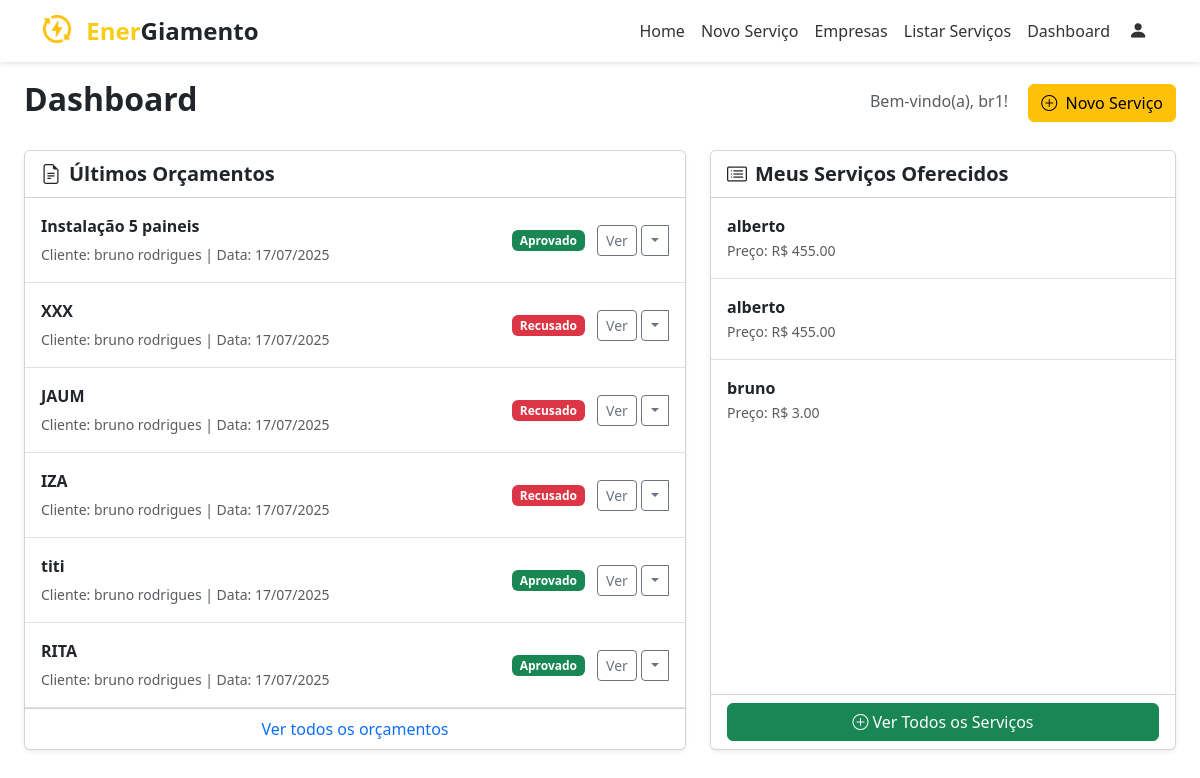
The app's page /dashboard_forn (signed in) with its own data.
### app/models.py (models this page shows)
class Fornecedor(db.Model):
    idfornecedor = db.Column(db.Integer, primary_key=True)
    nome = db.Column(db.String(100))
    cnpj = db.Column(db.String(18))
    contato_idcontato = db.Column(db.Integer, db.ForeignKey('contato.idcontato'))
    cadastro_idcadastro = db.Column(db.Integer, db.ForeignKey('cadastro.idcadastro'))
    endereco_idendereco = db.Column(db.Integer, db.ForeignKey('endereco.idendereco'))
    endereco = db.relationship('Endereco', back_populates='fornecedores')
    atualizacao_servico = db.Column(db.Date)
    contato = db.relationship('Contato')
    servicos = db.relationship(
        'Servico',
        secondary='servico_has_fornecedor',
        back_populates='fornecedores'
    )
    orcamentos = db.relationship(
        'Orcamento',
        secondary='orcamento_has_fornecedor',
        back_populates='fornecedores'
    )

class Orcamento(db.Model):
    idproposta = db.Column(db.Integer, primary_key=True)
    descricao = db.Column(db.Text)
    area_placas = db.Column(db.Integer)
    valor_orcamento = db.Column(db.Integer)
    status_orcamento = db.Column(db.Integer)
    vencedor = db.Column(db.String(45))
    data_proposta = db.Column(db.Date)
    data_reposta = db.Column(db.Date)
    local = db.Column(db.String(100))
    clientes = db.relationship(
        'Cliente',
        secondary='proposta_has_cliente',
        back_populates='orcamentos'
    )
    fornecedores = db.relationship(
        'Fornecedor',
        secondary='orcamento_has_fornecedor',
        back_populates='orcamentos'
    )

class Cliente(db.Model):
    idcliente = db.Column(db.Integer, primary_key=True)
    nome = db.Column(db.String(100))
    cpf = db.Column(db.String(14))
    contato_idcontato = db.Column(db.Integer, db.ForeignKey('contato.idcontato'))
    cadastro_idcadastro = db.Column(db.Integer, db.ForeignKey('cadastro.idcadastro'))
    status = db.Column(db.Integer)
    data_cadastro = db.Column(db.Date)
    endereco_idendereco = db.Column(db.Integer, db.ForeignKey('endereco.idendereco'))
    endereco = db.relationship('Endereco')
    data_nascimento = db.Column(db.Date)
    contato = db.relationship('Contato')
    orcamentos = db.relationship(
        'Orcamento',
        secondary='proposta_has_cliente',
        back_populates='clientes'
    )

class Servico(db.Model):
    idservico = db.Column(db.Integer, primary_key=True)
    nome = db.Column(db.String(100))
    descricao = db.Column(db.String(200))
    preco = db.Column(db.Integer)
    fornecedores = db.relationship(
        'Fornecedor',
        secondary='servico_has_fornecedor',
        back_populates='servicos'
    )

### app/main/__init__.py (the view)
@main.route('/dashboard_forn')
def dashboard_forn():
    usuario_id = session.get('idcadastro')
    if not usuario_id:
        return "Fornecedor não encontrado"
    fornecedor_logado = Fornecedor.query.filter_by(cadastro_idcadastro=usuario_id).first()
    servicos_do_fornecedor = fornecedor_logado.servicos
    orcamento_do_fornecedor = fornecedor_logado.orcamentos
    return render_template('dashboard_forn.html', usuario=session.get('usuario'), meus_servicos=servicos_do_fornecedor, orcamentos=orcamento_do_fornecedor)

### app/templates/dashboard_forn.html (shortened to what this page needs)
{% extends "base_forn.html" %}
{% block content %}
<div class="container-fluid p-4">
    <div class="d-flex justify-content-between align-items-center mb-4">
        <h1 class="h2 fw-bold">Dashboard</h1>
        <div>
            <span class="text-muted me-3">Bem-vindo(a), {{ usuario }}!</span>
            <a href="{{ url_for('main.novo_orcamento') }}" class="btn btn-warning">
                <i class="bi bi-plus-circle me-1"></i>
                Novo Serviço
            </a>
        </div>
    </div>
    <div class="row g-4">
        <div class="col-lg-7">
            <div class="card shadow-sm h-100">
                <div class="card-header bg-white fw-bold fs-5">
                    <i class="bi bi-file-earmark-text me-2"></i>Últimos Orçamentos
                </div>
                <div class="card-body p-0">
                    <ul class="list-group list-group-flush">
                        {% for orcamento in orcamentos %}
                        <li class="list-group-item d-flex justify-content-between align-items-center p-3">
                            <div>
                                <p class="mb-1 fw-bold">{{ orcamento.descricao }}</p>
                                <small class="text-muted">Cliente: {{ orcamento.clientes[0].nome }} | Data: {{ orcamento.data_proposta.strftime('%d/%m/%Y') }}</small>
                            </div>
                            <div>
                                {% if orcamento.status_orcamento == 1 %}
                                    <span class="badge bg-success me-2">Aprovado</span>
                                {% elif orcamento.status_orcamento == 2 %}
                                    <span class="badge bg-danger me-2">Recusado</span>
                                {% else %}
                                    <span class="badge bg-warning me-2">Pendente</span>
                                {% endif %}
                                <a href="#" class="btn btn-outline-secondary btn-sm" data-bs-toggle="modal" data-bs-target="#detalhesOrcamentoModal"data-bs-descricao="{{ orcamento.descricao }}"data-bs-cliente="{{ orcamento.clientes[0].nome }}"data-bs-data="{{ orcamento.data_proposta.strftime('%d/%m/%Y') }}"data-bs-valor="{{ orcamento.valor_orcamento | round(2) }}"data-bs-status="{{ orcamento.status_orcamento }}">Ver</a>
                                <div class="btn-group">
                                    <button type="button" class="btn btn-outline-secondary btn-sm dropdown-toggle dropdown-toggle-split" data-bs-toggle="dropdown" aria-expanded="false">
                                        <span class="visually-hidden">...</span> </button>
                                </div>
                            </div>
                        </li>
                        {% else %}
                            <li class="list-group-item text-center text-muted p-4">Nenhum orçamento cadastrado.</li>
                        {% endfor %}
                    </ul>
                </div>
                <div class="card-footer bg-white text-center">
                    <a href="#" class="text-decoration-none">Ver todos os orçamentos</a>
                </div>
            </div>
        </div>
        <div class="col-lg-5">
            <div class="card shadow-sm h-100">
                <div class="card-header bg-white fw-bold fs-5">
                    <i class="bi bi-card-list me-2"></i>Meus Serviços Oferecidos
                </div>
                <div class="card-body p-0">
                    <ul class="list-group list-group-flush">
                        {% for servico in meus_servicos %}
                        <li class="list-group-item d-flex justify-content-between align-items-center p-3">
                            <div>
                                <p class="mb-0 fw-bold">{{ servico.nome }}</p>
                                <small class="text-muted">Preço: R$ {{ "%.2f"|format(servico.preco) }}</small>
                            </div>
                        </li>
                        {% else %}
                            <li class="list-group-item text-center text-muted p-4">Nenhum serviço cadastrado.</li>
                        {% endfor %}
                    </ul>
                </div>
                <div class="card-footer bg-white text-center">
                    <a href="{{ url_for('main.servicos_forn') }}" class="btn btn-success w-100">
                        <i class="bi bi-plus-circle me-1"></i>Ver Todos os Serviços
                    </a>
                </div>
            </div>
        </div>
    </div>
</div>
{% endblock %}

### app/templates/base_forn.html (style rules this page uses)
body, html { margin: 0; padding: 0; width: 100%; height: 100%; }
body { padding-top: 56px; min-height: 100vh; flex-direction: column; }

### records on screen
Fornecedor: nome "br1"
Orcamento: descricao "Instalação 5 paineis", nome "bruno rodrigues", data_proposta "17/07/2025", status_orcamento "Aprovado"
Orcamento: descricao "XXX", nome "bruno rodrigues", data_proposta "17/07/2025", status_orcamento "Recusado"
Orcamento: descricao "JAUM", nome "bruno rodrigues", data_proposta "17/07/2025", status_orcamento "Recusado"
Orcamento: descricao "IZA", nome "bruno rodrigues", data_proposta "17/07/2025", status_orcamento "Recusado"
Orcamento: descricao "titi", nome "bruno rodrigues", data_proposta "17/07/2025", status_orcamento "Aprovado"
Orcamento: descricao "RITA", nome "bruno rodrigues", data_proposta "17/07/2025", status_orcamento "Aprovado"
Servico: nome "alberto", preco "455.00"
Servico: nome "alberto", preco "455.00"
Servico: nome "bruno", preco "3.00"
